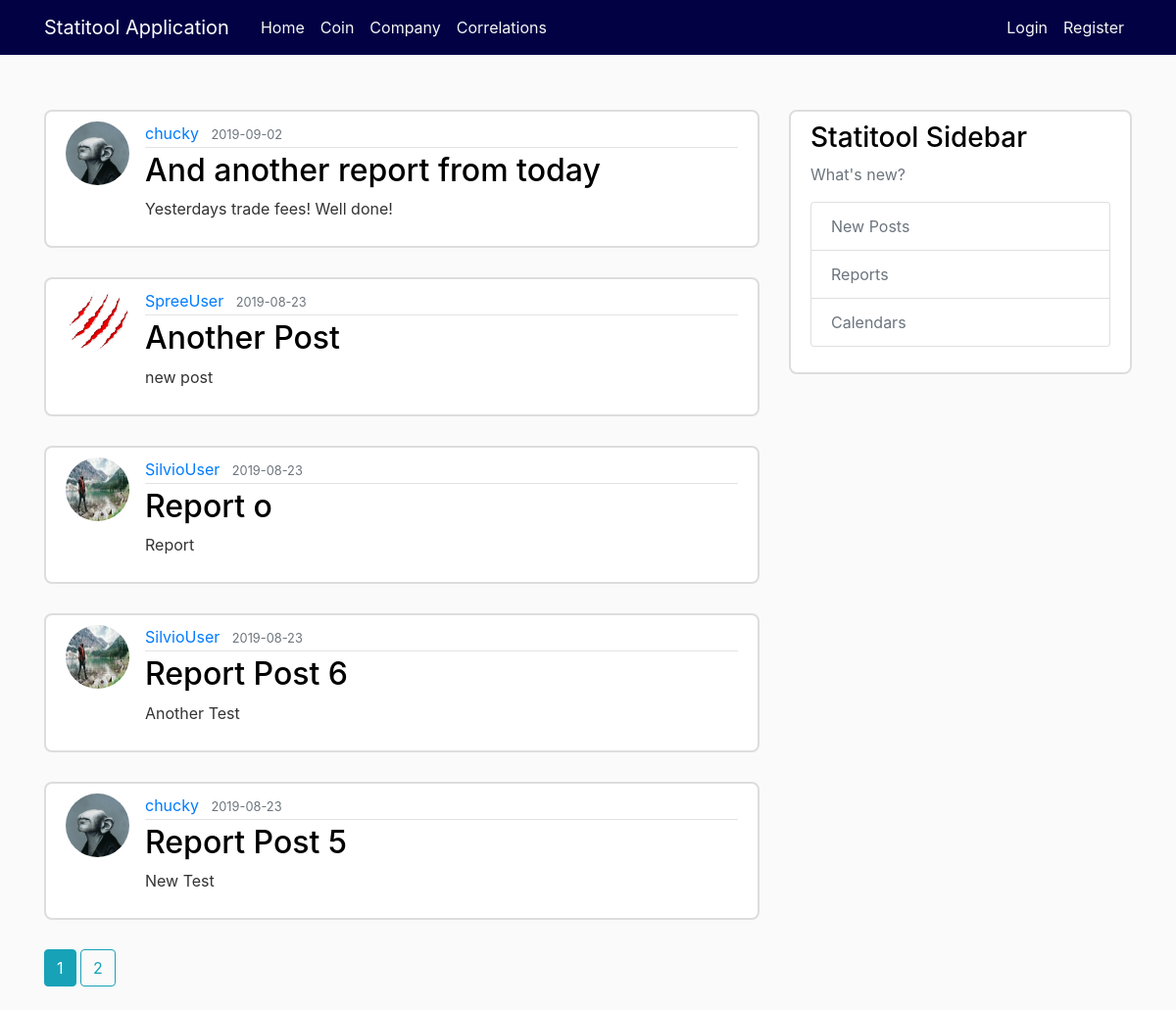
The page /home on the database its author committed.
### reptool/models.py (models this page shows, shortened)
class Post(db.Model):
    id = db.Column(db.Integer, primary_key=True)
    title = db.Column(db.String(80),  nullable=False)
    date_posted = db.Column(db.DateTime, nullable=False, default=datetime.utcnow)
    content = db.Column(db.Text, nullable=False)
    user_id = db.Column(db.Integer, db.ForeignKey('user.id'), nullable=False)

class User(db.Model, UserMixin):
    id = db.Column(db.Integer, primary_key=True)
    username = db.Column(db.String(20), unique=True, nullable=False)# string type, unique id, at least one default username for non null.
    email = db.Column(db.String(120), unique=True, nullable=False)# string type, unique id, string type<characters length=120
    image_file = db.Column(db.String(20), nullable=False, default='default.jpg')# integer type, unique id
    password= db.Column(db.String(60), nullable= False) # integer type von 60 characters long, unique id
    posts = db.relationship('Post', backref='author', lazy =True) # integer type, unique id, lazy argument sqlalchemy will load the data immediately on the go, its a relationship, not a column

### reptool/main/routes.py (the view)
@main.route("/")
@main.route("/home")
def home():
    page = request.args.get('page', 1, type=int)
    posts = Post.query.order_by(Post.date_posted.desc()).paginate(page=page, per_page=5)
    return render_template('home.html', posts=posts)

### reptool/templates/home.html (shortened to what this page needs)
{% extends "layout.html" %}
{% block content %}
    {% for post in posts.items %}
        <article class="media content-section">
            <img class="rounded-circle article-img" src="{{ url_for('static', filename='profile_fot/' + post.author.image_file) }}">
            <div class="media-body">
                <div class="article-metadata">
                    <a class="mr-2" href="{{ url_for('users.user_posts', username=post.author.username) }}">{{ post.author.username }}</a>
                    <small class="text-muted">{{ post.date_posted.strftime('%Y-%m-%d') }}</small>
                </div>
                <h2><a class="article-title" href="{{ url_for('posts.post', post_id=post.id) }}">{{ post.title }}</a></h2>
                <p class="article-content">{{ post.content }}</p>
            </div>
        </article>
    {% endfor %}
    {% for page_num in posts.iter_pages(left_edge=1, right_edge=1, left_current=1, right_current=2) %}
        {% if page_num %}
            {% if posts.page == page_num %}
                <a class="btn btn-info mb-4" href="{{ url_for('main.home', page=page_num) }}"> {{ page_num }}</a>
            {% else %}
                <a class="btn btn-outline-info mb-4" href="{{ url_for('main.home', page=page_num) }}"> {{ page_num }}</a>
            {% endif %}
        {% endif %}
    {% endfor %}
{% endblock content %}

### reptool/templates/layout.html (shortened to what this page needs)
<!DOCTYPE html>
<html>
<head>
    <link rel="stylesheet" href="https://stackpath.bootstrapcdn.com/bootstrap/4.3.1/css/bootstrap.min.css">
    <link rel="stylesheet" type="text/css" href="{{ url_for('static', filename='main.css') }}">
</head>
<body>
    <header class="site-header">
        <nav class="navbar navbar-expand-md navbar-dark bg-steel fixed-top">
            <div class="container">
                <a class="navbar-brand mr-4" href="/">Statitool Application</a>
                <div class="collapse navbar-collapse" id="navbarToggle">
                    <div class="navbar-nav mr-auto">
                        <a class="nav-item nav-link" href="{{ url_for('main.home') }}"> Home</a>
                        <a class="nav-item nav-link" href="{{ url_for('main.coin') }}"> Coin</a>
                        <a class="nav-item nav-link" href="{{ url_for('main.company') }}"> Company</a>
                        <a class="nav-item nav-link" href="{{ url_for('main.correlations') }}">Correlations</a>
                    </div>
                    <div class="navbar-nav">
                        {% if current_user.is_authenticated %}
                            <a class="nav-item nav-link" href="{{ url_for('posts.new_post') }}">New Post</a>
                            <a class="nav-item nav-link" href="{{ url_for('users.account') }}">Account</a>
                            <a class="nav-item nav-link" href="{{ url_for('users.logout') }}">Logout</a>
                        {% else %}
                            <a class="nav-item nav-link" href="{{ url_for('users.login') }}">Login</a>
                            <a class="nav-item nav-link" href="{{ url_for('users.register') }}">Register</a>
                        {% endif %}
                    </div>
                </div>
            </div>
        </nav>
    </header>
    <main role="main" class="container">
        <div class="row">
            <div class="col-md-8">
                {% block content %} {% endblock %}
            </div>
            <div class="col-md-4">
                <div class="content-section">
                    <h3>Statitool Sidebar</h3>
                    <p class='text-muted'>What's new?
                        <ul class="list-group">
                            <li class="list-group-item list-group-item disabled">New Posts</li>
                            <li class="list-group-item list-group-item disabled">Reports</li>
                            <li class="list-group-item list-group-item disabled">Calendars</li>
                        </ul>
                    </p>
                </div>
            </div>
        </div>
    </main>
</body>
</html>

### reptool/static/main.css (style rules this page uses)
body { background: #fafafa; color: #333333; margin-top: 7rem; }
h1, h2, h3, h4, h5, h6 { color: black; }
.bg-steel { background-color:#010144; }
.site-header .navbar-nav .nav-link { color: whitesmoke; }
.content-section { background: #ffffff; padding: 10px 20px; border: 2px solid #dddddd; border-radius: 8px; margin-bottom: 30px; }
.article-title { color: black; }
.article-content { white-space: pre-line; }
.article-img { height: 65px; width: 65px; margin-right: 16px; }
.article-metadata { padding-bottom: 2px; margin-bottom: 4px; border-bottom: 1px solid #e3e3e3 }

### rows shown on the page
Post: image_file (placeholder picture), author.username "chucky", date_posted "2019-09-02", title "And another report from today", content "Yesterdays trade fees! Well done!"
Post: image_file (picture), author.username "SpreeUser", date_posted "2019-08-23", title "Another Post", content "new post"
Post: image_file (picture), author.username "SilvioUser", date_posted "2019-08-23", title "Report o", content "Report"
Post: image_file (picture), author.username "SilvioUser", date_posted "2019-08-23", title "Report Post 6", content "Another Test"
Post: image_file (placeholder picture), author.username "chucky", date_posted "2019-08-23", title "Report Post 5", content "New Test"

### other values the page prints
{{ page_num }} "1"
{{ page_num }} "2"
